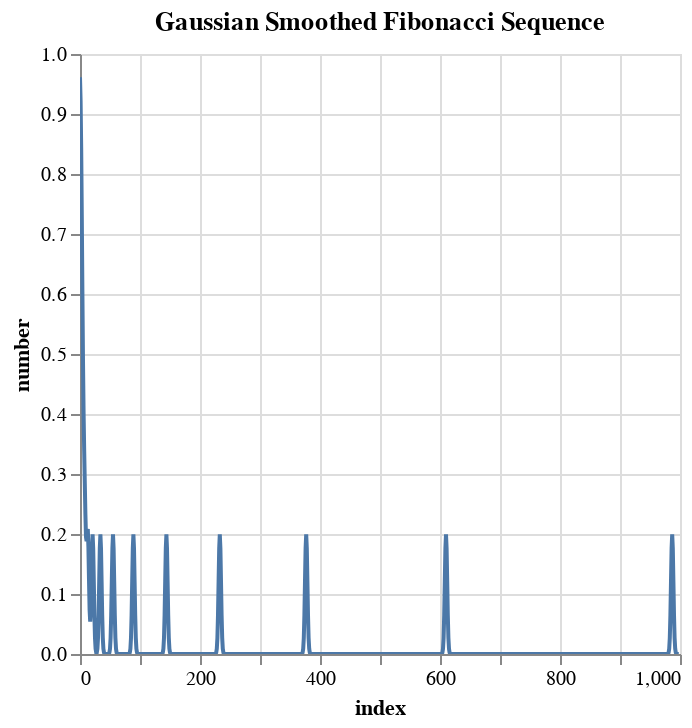

This figure's notebook cell:
### Code cell
# Plot using Altair
plot = alt.Chart(numbers_df).mark_line().encode(
    x='index',
    y='number:Q',
).properties(
    title='Gaussian Smoothed Fibonacci Sequence'
).interactive()

plot

### Figure 1 — Vega-Lite specification as saved in the notebook (floating-point values rounded to 4 significant figures; data arrays with more than 128 entries replaced by an {"elided": "..."} marker saying what was removed)
{"config": {"view": {"continuousWidth": 300, "continuousHeight": 300}}, "data": {"name": "data-1261f3c9eb0cced1bef95821cc07a178"}, "mark": {"type": "line"}, "encoding": {"x": {"field": "index", "type": "quantitative"}, "y": {"field": "number", "type": "quantitative"}}, "params": [{"name": "param_1", "select": {"type": "interval", "encodings": ["x", "y"]}, "bind": "scales"}], "title": "Gaussian Smoothed Fibonacci Sequence", "$schema": "https://vega.github.io/schema/vega-lite/v5.20.1.json", "datasets": {"data-1261f3c9eb0cced1bef95821cc07a178": {"elided": "999 records"}}}
